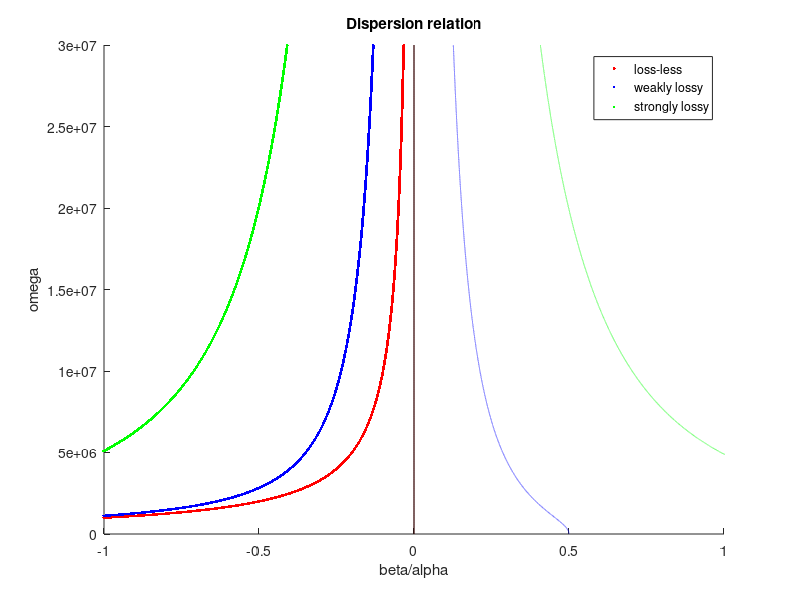
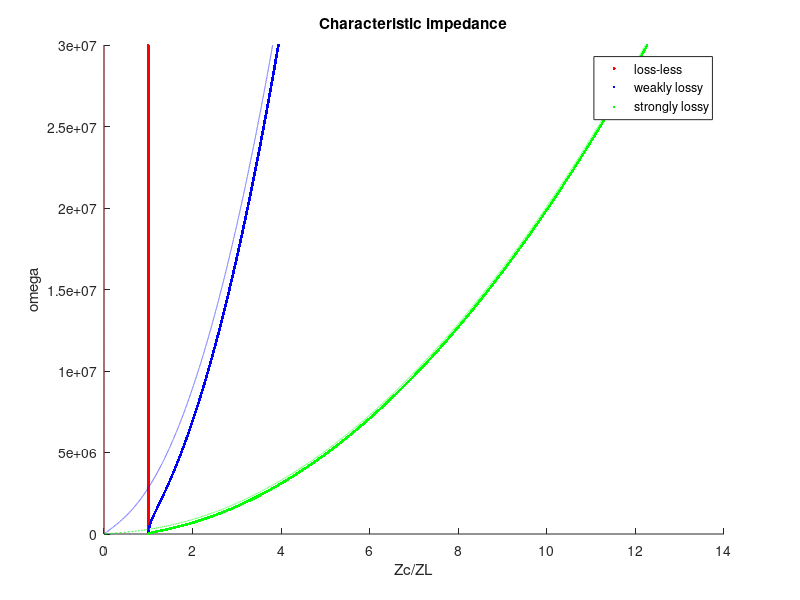

These figures' MATLAB source, in order:
%%有损耗的LH TL的传播常数和特性阻抗

%%初始化
clear
clc
close all

%电路参数
CL = 1e-6; %左手倍长度电容
LL = 1e-6; %左手倍长度电感
omegaL = sqrt(1 / (LL * CL));

%损耗
R = [0; 1; 10];
G = [0; 1e-6; 1e-5];

Omega = 3e7;
omega = 0:Omega / 20000:Omega; %扫频范围

%%fig3.11(a)
gammaL = -1i * sqrt(1 - R .* G * (omega / omegaL) .^ 2 + 1i * (CL * R + LL * G) * omega) ./ (omega / omegaL); %传播常数
alpha = real(gammaL); %衰减常数
beta = imag(gammaL); %相位常数

h1 = figure;
hold on
COLOR = ['r', 'b', 'g'];

for i = 1:3
    plot(beta(i, :), omega, '.', 'Color', COLOR(i))
end

for i = 1:3
    plot(alpha(i, 2:end), omega(2:end), '--', 'Color', COLOR(i))
end

plot([0 0], [0, Omega], "LineWidth", 0.5, "Color", "k")
xlim([-1 1])
xlabel('beta/alpha')
ylabel('omega')
title('Dispersion relation')
legend('loss-less', 'weakly lossy', 'strongly lossy')

%%fig3.11(b)
ZL = sqrt(LL / CL);
Zc = sqrt((R - 1i ./ (omega * CL)) ./ (G - 1i ./ (omega * LL)));

Rc = real(Zc);
Xc = imag(Zc);

h2 = figure;
hold on

for i = 1:3
    plot(Rc(i, :) / ZL, omega, '.', 'Color', COLOR(i))
end

for i = 1:3
    plot(Xc(i, :) / ZL, omega, '--', 'Color', COLOR(i))
end

xlabel('Zc/ZL')
ylabel('omega')
title('Characteristic impedance')
legend('loss-less', 'weakly lossy', 'strongly lossy')
